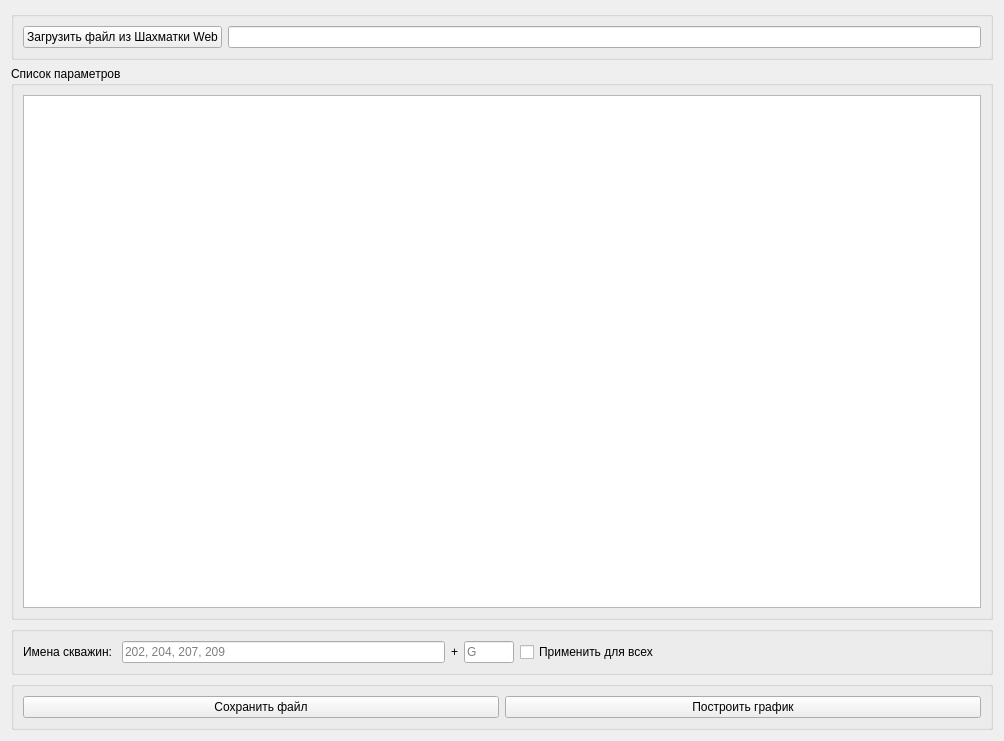
<?xml version="1.0" encoding="UTF-8"?>
<ui version="4.0">
 <class>ShWebReaderForm</class>
 <widget class="QWidget" name="ShWebReaderForm">
  <property name="geometry">
   <rect>
    <x>0</x>
    <y>0</y>
    <width>1004</width>
    <height>741</height>
   </rect>
  </property>
  <property name="windowTitle">
   <string>Form</string>
  </property>
  <layout class="QVBoxLayout" name="verticalLayout_2">
   <item>
    <widget class="QGroupBox" name="groupBox">
     <property name="title">
      <string/>
     </property>
     <layout class="QHBoxLayout" name="horizontalLayout_3">
      <item>
       <widget class="QPushButton" name="pushButton_load_sh_web">
        <property name="text">
         <string>Загрузить файл из Шахматки Web</string>
        </property>
       </widget>
      </item>
      <item>
       <widget class="QLineEdit" name="lineEdit_sh_web"/>
      </item>
     </layout>
    </widget>
   </item>
   <item>
    <widget class="QGroupBox" name="groupBox_2">
     <property name="title">
      <string>Список параметров</string>
     </property>
     <layout class="QVBoxLayout" name="verticalLayout_3">
      <item>
       <widget class="QTableWidget" name="tableWidget_sh_web_params"/>
      </item>
     </layout>
    </widget>
   </item>
   <item>
    <widget class="QGroupBox" name="groupBox_4">
     <property name="title">
      <string/>
     </property>
     <layout class="QHBoxLayout" name="horizontalLayout_5">
      <item>
       <widget class="QLabel" name="label">
        <property name="text">
         <string>Имена скважин: </string>
        </property>
       </widget>
      </item>
      <item>
       <widget class="QLineEdit" name="lineEdit_well_name_sh_web">
        <property name="toolTip">
         <string>Введите номера скважин через запятую</string>
        </property>
        <property name="placeholderText">
         <string>202, 204, 207, 209</string>
        </property>
       </widget>
      </item>
      <item>
       <widget class="QLabel" name="label_2">
        <property name="text">
         <string>+</string>
        </property>
       </widget>
      </item>
      <item>
       <widget class="QLineEdit" name="lineEdit_wells_suffix">
        <property name="sizePolicy">
         <sizepolicy hsizetype="Fixed" vsizetype="Fixed">
          <horstretch>0</horstretch>
          <verstretch>0</verstretch>
         </sizepolicy>
        </property>
        <property name="maximumSize">
         <size>
          <width>50</width>
          <height>16777215</height>
         </size>
        </property>
        <property name="toolTip">
         <string>&lt;html&gt;&lt;head/&gt;&lt;body&gt;&lt;p&gt;Указанный суффикс будет автоматически применен ко всем номерам скважин, если сделать чекбокс &amp;quot;Применить для всех&amp;quot; отмеченным. &lt;/p&gt;&lt;p&gt;После этого вы можете изменить суффиксы у скважин индивидуально (при необходимости).&lt;/p&gt;&lt;/body&gt;&lt;/html&gt;</string>
        </property>
        <property name="placeholderText">
         <string>G</string>
        </property>
       </widget>
      </item>
      <item>
       <widget class="QCheckBox" name="checkBox_apply_suffix">
        <property name="text">
         <string>Применить для всех</string>
        </property>
       </widget>
      </item>
      <item>
       <spacer name="horizontalSpacer">
        <property name="orientation">
         <enum>Qt::Horizontal</enum>
        </property>
        <property name="sizeHint" stdset="0">
         <size>
          <width>40</width>
          <height>20</height>
         </size>
        </property>
       </spacer>
      </item>
     </layout>
    </widget>
   </item>
   <item>
    <widget class="QGroupBox" name="groupBox_3">
     <property name="title">
      <string/>
     </property>
     <layout class="QHBoxLayout" name="horizontalLayout_4">
      <item>
       <widget class="QPushButton" name="pushButton_save_file">
        <property name="text">
         <string>Сохранить файл</string>
        </property>
       </widget>
      </item>
      <item>
       <widget class="QPushButton" name="pushButton_plot_sh_params">
        <property name="text">
         <string>Построить график</string>
        </property>
       </widget>
      </item>
     </layout>
    </widget>
   </item>
  </layout>
 </widget>
 <resources/>
 <connections/>
</ui>
